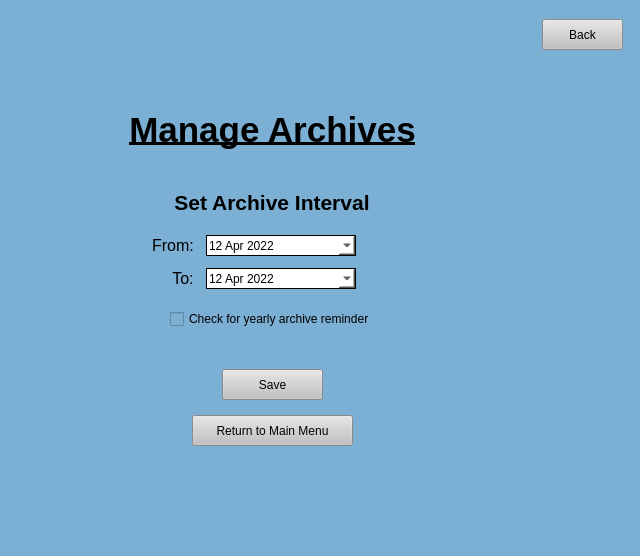
<?xml version="1.0" encoding="UTF-8"?>
<ui version="4.0">
 <class>MainWindow</class>
 <widget class="QMainWindow" name="MainWindow">
  <property name="enabled">
   <bool>true</bool>
  </property>
  <property name="geometry">
   <rect>
    <x>0</x>
    <y>0</y>
    <width>640</width>
    <height>556</height>
   </rect>
  </property>
  <property name="windowTitle">
   <string>Login</string>
  </property>
  <property name="styleSheet">
   <string notr="true">background-color: rgb(123, 175, 212);</string>
  </property>
  <property name="toolButtonStyle">
   <enum>Qt::ToolButtonIconOnly</enum>
  </property>
  <widget class="QWidget" name="centralwidget">
   <layout class="QGridLayout" name="gridLayout">
    <item row="3" column="0">
     <layout class="QHBoxLayout" name="horizontalLayout_7">
      <property name="spacing">
       <number>0</number>
      </property>
      <property name="leftMargin">
       <number>0</number>
      </property>
      <property name="topMargin">
       <number>0</number>
      </property>
      <property name="rightMargin">
       <number>0</number>
      </property>
      <property name="bottomMargin">
       <number>0</number>
      </property>
      <item>
       <spacer name="horizontalSpacer_11">
        <property name="orientation">
         <enum>Qt::Horizontal</enum>
        </property>
        <property name="sizeHint" stdset="0">
         <size>
          <width>40</width>
          <height>20</height>
         </size>
        </property>
       </spacer>
      </item>
      <item>
       <layout class="QVBoxLayout" name="verticalLayout">
        <property name="leftMargin">
         <number>0</number>
        </property>
        <property name="topMargin">
         <number>0</number>
        </property>
        <property name="rightMargin">
         <number>0</number>
        </property>
        <property name="bottomMargin">
         <number>0</number>
        </property>
        <item>
         <widget class="QLabel" name="label">
          <property name="text">
           <string>&lt;html&gt;&lt;head/&gt;&lt;body&gt;&lt;p align=&quot;center&quot;&gt;&lt;span style=&quot; font-size:26pt; font-weight:600; text-decoration: underline;&quot;&gt;Manage Archives&lt;/span&gt;&lt;/p&gt;&lt;/body&gt;&lt;/html&gt;</string>
          </property>
         </widget>
        </item>
        <item>
         <spacer name="verticalSpacer_4">
          <property name="orientation">
           <enum>Qt::Vertical</enum>
          </property>
          <property name="sizeType">
           <enum>QSizePolicy::Minimum</enum>
          </property>
          <property name="sizeHint" stdset="0">
           <size>
            <width>20</width>
            <height>40</height>
           </size>
          </property>
         </spacer>
        </item>
        <item alignment="Qt::AlignHCenter|Qt::AlignVCenter">
         <widget class="QLabel" name="label_15">
          <property name="text">
           <string>&lt;html&gt;&lt;head/&gt;&lt;body&gt;&lt;p align=&quot;center&quot;&gt;&lt;span style=&quot; font-size:16pt; font-weight:600;&quot;&gt;Set Archive Interval&lt;/span&gt;&lt;/p&gt;&lt;/body&gt;&lt;/html&gt;</string>
          </property>
         </widget>
        </item>
        <item>
         <spacer name="verticalSpacer_6">
          <property name="orientation">
           <enum>Qt::Vertical</enum>
          </property>
          <property name="sizeType">
           <enum>QSizePolicy::Minimum</enum>
          </property>
          <property name="sizeHint" stdset="0">
           <size>
            <width>20</width>
            <height>20</height>
           </size>
          </property>
         </spacer>
        </item>
        <item>
         <layout class="QGridLayout" name="gridLayout_2">
          <property name="leftMargin">
           <number>0</number>
          </property>
          <property name="topMargin">
           <number>0</number>
          </property>
          <property name="rightMargin">
           <number>0</number>
          </property>
          <property name="bottomMargin">
           <number>0</number>
          </property>
          <property name="spacing">
           <number>12</number>
          </property>
          <item row="1" column="0" alignment="Qt::AlignRight">
           <widget class="QLabel" name="label_16">
            <property name="text">
             <string>&lt;html&gt;&lt;head/&gt;&lt;body&gt;&lt;p align=&quot;center&quot;&gt;&lt;span style=&quot; font-size:12pt;&quot;&gt;To:&lt;/span&gt;&lt;/p&gt;&lt;/body&gt;&lt;/html&gt;</string>
            </property>
            <property name="alignment">
             <set>Qt::AlignRight|Qt::AlignTrailing|Qt::AlignVCenter</set>
            </property>
           </widget>
          </item>
          <item row="0" column="0" alignment="Qt::AlignRight">
           <widget class="QLabel" name="label_14">
            <property name="text">
             <string>&lt;html&gt;&lt;head/&gt;&lt;body&gt;&lt;p align=&quot;center&quot;&gt;&lt;span style=&quot; font-size:12pt;&quot;&gt;From:&lt;/span&gt;&lt;/p&gt;&lt;/body&gt;&lt;/html&gt;</string>
            </property>
            <property name="alignment">
             <set>Qt::AlignRight|Qt::AlignTrailing|Qt::AlignVCenter</set>
            </property>
           </widget>
          </item>
          <item row="1" column="1">
           <widget class="QDateEdit" name="toDate">
            <property name="minimumSize">
             <size>
              <width>150</width>
              <height>21</height>
             </size>
            </property>
            <property name="maximumSize">
             <size>
              <width>150</width>
              <height>21</height>
             </size>
            </property>
            <property name="font">
             <font>
              <underline>false</underline>
             </font>
            </property>
            <property name="styleSheet">
             <string notr="true">QDateEdit {
background-color: rgb(255, 255, 255);
border-style: solid;
border-width: 1px
}
QCalendarWidget QToolButton {
height: 30px;
width: 75px;
color: white;
font-size: 12px;
icon-size: 28px, 28px;
background-color: qlineargradient(x1:0, y1:0, x2:0, y2:1, stop: 0 #cccccc, stop: 1 #333333);
}
QCalendarWidget QMenu {
width: 75px;
left: 10px;
color: white;
font-size: 9px;
background-color: rgb(100, 100, 100);
}
QCalendarWidget QSpinBox {
width: 75px;
font-size:12px;
color: white;
background-color: qlineargradient(x1:0, y1:0, x2:0, y2:1, stop: 0 #cccccc, stop: 1 #333333);
selection-background-color: rgb(136, 136, 136);
selection-color: rgb(255, 255, 255);
}
QCalendarWidget QSpinBox::up-button { subcontrol-origin: border; subcontrol-position: top right; width:35px; }
QCalendarWidget QSpinBox::down-button {subcontrol-origin: border; subcontrol-position: bottom right; width:35px;}
QCalendarWidget QSpinBox::up-arrow { width:28px; height:28px; }
QCalendarWidget QSpinBox::down-arrow { width:28px; height:28px; }

/* header row */
QCalendarWidget QWidget { alternate-background-color: rgb(128, 128, 128); }

/* normal days */
QCalendarWidget QAbstractItemView:enabled
{
font-size:12px;
color: rgb(180, 180, 180);
background-color: black;
selection-background-color: rgb(64, 64, 64);
selection-color: rgb(0, 255, 0);
}

/* days in other months */
/* navigation bar */
QCalendarWidget QWidget#qt_calendar_navigationbar
{
background-color: qlineargradient(x1:0, y1:0, x2:0, y2:1, stop: 0 #cccccc, stop: 1 #333333);
}

QCalendarWidget QAbstractItemView:disabled
{
color: rgb(64, 64, 64);
}</string>
            </property>
            <property name="calendarPopup">
             <bool>true</bool>
            </property>
            <property name="currentSectionIndex">
             <number>0</number>
            </property>
            <property name="timeSpec">
             <enum>Qt::LocalTime</enum>
            </property>
            <property name="date">
             <date>
              <year>2022</year>
              <month>4</month>
              <day>12</day>
             </date>
            </property>
           </widget>
          </item>
          <item row="0" column="1">
           <widget class="QDateEdit" name="fromDate">
            <property name="minimumSize">
             <size>
              <width>150</width>
              <height>21</height>
             </size>
            </property>
            <property name="maximumSize">
             <size>
              <width>150</width>
              <height>21</height>
             </size>
            </property>
            <property name="font">
             <font>
              <underline>false</underline>
             </font>
            </property>
            <property name="styleSheet">
             <string notr="true">QDateEdit {
background-color: rgb(255, 255, 255);
border-style: solid;
border-width: 1px
}
QCalendarWidget QToolButton {
height: 30px;
width: 75px;
color: white;
font-size: 12px;
icon-size: 28px, 28px;
background-color: qlineargradient(x1:0, y1:0, x2:0, y2:1, stop: 0 #cccccc, stop: 1 #333333);
}
QCalendarWidget QMenu {
width: 75px;
left: 10px;
color: white;
font-size: 9px;
background-color: rgb(100, 100, 100);
}
QCalendarWidget QSpinBox {
width: 75px;
font-size:12px;
color: white;
background-color: qlineargradient(x1:0, y1:0, x2:0, y2:1, stop: 0 #cccccc, stop: 1 #333333);
selection-background-color: rgb(136, 136, 136);
selection-color: rgb(255, 255, 255);
}
QCalendarWidget QSpinBox::up-button { subcontrol-origin: border; subcontrol-position: top right; width:35px; }
QCalendarWidget QSpinBox::down-button {subcontrol-origin: border; subcontrol-position: bottom right; width:35px;}
QCalendarWidget QSpinBox::up-arrow { width:28px; height:28px; }
QCalendarWidget QSpinBox::down-arrow { width:28px; height:28px; }

/* header row */
QCalendarWidget QWidget { alternate-background-color: rgb(128, 128, 128); }

/* normal days */
QCalendarWidget QAbstractItemView:enabled
{
font-size:12px;
color: rgb(180, 180, 180);
background-color: black;
selection-background-color: rgb(64, 64, 64);
selection-color: rgb(0, 255, 0);
}

/* days in other months */
/* navigation bar */
QCalendarWidget QWidget#qt_calendar_navigationbar
{
background-color: qlineargradient(x1:0, y1:0, x2:0, y2:1, stop: 0 #cccccc, stop: 1 #333333);
}

QCalendarWidget QAbstractItemView:disabled
{
color: rgb(64, 64, 64);
}</string>
            </property>
            <property name="calendarPopup">
             <bool>true</bool>
            </property>
            <property name="currentSectionIndex">
             <number>0</number>
            </property>
            <property name="timeSpec">
             <enum>Qt::LocalTime</enum>
            </property>
            <property name="date">
             <date>
              <year>2022</year>
              <month>4</month>
              <day>12</day>
             </date>
            </property>
           </widget>
          </item>
          <item row="0" column="2" rowspan="2">
           <spacer name="horizontalSpacer_3">
            <property name="orientation">
             <enum>Qt::Horizontal</enum>
            </property>
            <property name="sizeType">
             <enum>QSizePolicy::Minimum</enum>
            </property>
            <property name="sizeHint" stdset="0">
             <size>
              <width>60</width>
              <height>20</height>
             </size>
            </property>
           </spacer>
          </item>
         </layout>
        </item>
        <item>
         <spacer name="verticalSpacer_11">
          <property name="orientation">
           <enum>Qt::Vertical</enum>
          </property>
          <property name="sizeType">
           <enum>QSizePolicy::Minimum</enum>
          </property>
          <property name="sizeHint" stdset="0">
           <size>
            <width>20</width>
            <height>20</height>
           </size>
          </property>
         </spacer>
        </item>
        <item alignment="Qt::AlignHCenter">
         <widget class="QCheckBox" name="checkBox">
          <property name="enabled">
           <bool>true</bool>
          </property>
          <property name="text">
           <string>Check for yearly archive reminder</string>
          </property>
          <property name="tristate">
           <bool>false</bool>
          </property>
         </widget>
        </item>
        <item>
         <spacer name="verticalSpacer_8">
          <property name="orientation">
           <enum>Qt::Vertical</enum>
          </property>
          <property name="sizeType">
           <enum>QSizePolicy::Minimum</enum>
          </property>
          <property name="sizeHint" stdset="0">
           <size>
            <width>20</width>
            <height>40</height>
           </size>
          </property>
         </spacer>
        </item>
        <item alignment="Qt::AlignHCenter">
         <widget class="QPushButton" name="save">
          <property name="sizePolicy">
           <sizepolicy hsizetype="Fixed" vsizetype="Fixed">
            <horstretch>0</horstretch>
            <verstretch>0</verstretch>
           </sizepolicy>
          </property>
          <property name="minimumSize">
           <size>
            <width>101</width>
            <height>31</height>
           </size>
          </property>
          <property name="maximumSize">
           <size>
            <width>101</width>
            <height>31</height>
           </size>
          </property>
          <property name="cursor">
           <cursorShape>PointingHandCursor</cursorShape>
          </property>
          <property name="styleSheet">
           <string notr="true">QPushButton:hover {

background-color: rgb(210, 210, 210);

}

QPushButton {

background-color: rgb(193, 193, 193);

}</string>
          </property>
          <property name="text">
           <string>Save</string>
          </property>
         </widget>
        </item>
        <item>
         <spacer name="verticalSpacer_7">
          <property name="orientation">
           <enum>Qt::Vertical</enum>
          </property>
          <property name="sizeType">
           <enum>QSizePolicy::Minimum</enum>
          </property>
          <property name="sizeHint" stdset="0">
           <size>
            <width>20</width>
            <height>15</height>
           </size>
          </property>
         </spacer>
        </item>
        <item alignment="Qt::AlignHCenter|Qt::AlignVCenter">
         <widget class="QPushButton" name="menu">
          <property name="minimumSize">
           <size>
            <width>161</width>
            <height>31</height>
           </size>
          </property>
          <property name="maximumSize">
           <size>
            <width>161</width>
            <height>31</height>
           </size>
          </property>
          <property name="cursor">
           <cursorShape>PointingHandCursor</cursorShape>
          </property>
          <property name="styleSheet">
           <string notr="true">QPushButton:hover {

background-color: rgb(210, 210, 210);

}

QPushButton {

background-color: rgb(193, 193, 193);

}</string>
          </property>
          <property name="text">
           <string>Return to Main Menu</string>
          </property>
         </widget>
        </item>
        <item>
         <spacer name="verticalSpacer_5">
          <property name="orientation">
           <enum>Qt::Vertical</enum>
          </property>
          <property name="sizeType">
           <enum>QSizePolicy::Minimum</enum>
          </property>
          <property name="sizeHint" stdset="0">
           <size>
            <width>20</width>
            <height>25</height>
           </size>
          </property>
         </spacer>
        </item>
       </layout>
      </item>
      <item>
       <spacer name="horizontalSpacer_13">
        <property name="orientation">
         <enum>Qt::Horizontal</enum>
        </property>
        <property name="sizeHint" stdset="0">
         <size>
          <width>40</width>
          <height>20</height>
         </size>
        </property>
       </spacer>
      </item>
     </layout>
    </item>
    <item row="1" column="2">
     <spacer name="horizontalSpacer_2">
      <property name="orientation">
       <enum>Qt::Horizontal</enum>
      </property>
      <property name="sizeType">
       <enum>QSizePolicy::Minimum</enum>
      </property>
      <property name="sizeHint" stdset="0">
       <size>
        <width>8</width>
        <height>5</height>
       </size>
      </property>
     </spacer>
    </item>
    <item row="5" column="0">
     <spacer name="verticalSpacer_2">
      <property name="orientation">
       <enum>Qt::Vertical</enum>
      </property>
      <property name="sizeHint" stdset="0">
       <size>
        <width>20</width>
        <height>40</height>
       </size>
      </property>
     </spacer>
    </item>
    <item row="2" column="0">
     <spacer name="verticalSpacer">
      <property name="orientation">
       <enum>Qt::Vertical</enum>
      </property>
      <property name="sizeHint" stdset="0">
       <size>
        <width>20</width>
        <height>40</height>
       </size>
      </property>
     </spacer>
    </item>
    <item row="0" column="1">
     <spacer name="verticalSpacer_3">
      <property name="orientation">
       <enum>Qt::Vertical</enum>
      </property>
      <property name="sizeType">
       <enum>QSizePolicy::Minimum</enum>
      </property>
      <property name="sizeHint" stdset="0">
       <size>
        <width>5</width>
        <height>10</height>
       </size>
      </property>
     </spacer>
    </item>
    <item row="1" column="0">
     <spacer name="horizontalSpacer">
      <property name="orientation">
       <enum>Qt::Horizontal</enum>
      </property>
      <property name="sizeHint" stdset="0">
       <size>
        <width>40</width>
        <height>20</height>
       </size>
      </property>
     </spacer>
    </item>
    <item row="1" column="1">
     <widget class="QPushButton" name="back">
      <property name="minimumSize">
       <size>
        <width>81</width>
        <height>31</height>
       </size>
      </property>
      <property name="maximumSize">
       <size>
        <width>81</width>
        <height>31</height>
       </size>
      </property>
      <property name="cursor">
       <cursorShape>PointingHandCursor</cursorShape>
      </property>
      <property name="styleSheet">
       <string notr="true">QPushButton:hover {

background-color: rgb(210, 210, 210);

}

QPushButton {

background-color: rgb(193, 193, 193);

}</string>
      </property>
      <property name="text">
       <string>Back</string>
      </property>
     </widget>
    </item>
   </layout>
  </widget>
  <widget class="QMenuBar" name="menubar">
   <property name="geometry">
    <rect>
     <x>0</x>
     <y>0</y>
     <width>640</width>
     <height>21</height>
    </rect>
   </property>
  </widget>
  <widget class="QStatusBar" name="statusbar"/>
 </widget>
 <tabstops>
  <tabstop>fromDate</tabstop>
  <tabstop>toDate</tabstop>
  <tabstop>save</tabstop>
  <tabstop>menu</tabstop>
  <tabstop>back</tabstop>
 </tabstops>
 <resources/>
 <connections/>
</ui>
